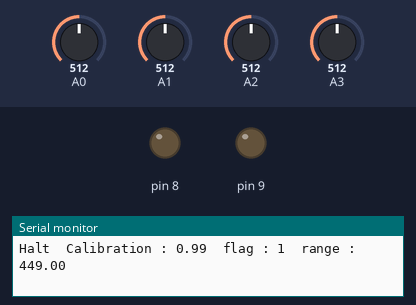
A sketch run on a simulated Arduino Uno, built with avr-gcc and run on an emulated ATmega328P. Shown: output pins drawn as LEDs (lit = HIGH), the last lines printed to the serial monitor. The inputs (shaded band) are chosen by the test bench; at power-on: A0 = 512, A1 = 512, A2 = 512, A3 = 512.

Above: at 1.2 s.
1.3 s: A0 set to 314
4.3 s: A0 set to 285
At 4.9 s:
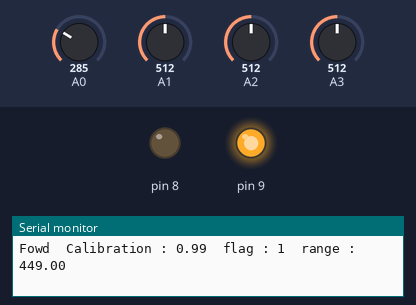
7.3 s: A0 set to 306
At 8.5 s:
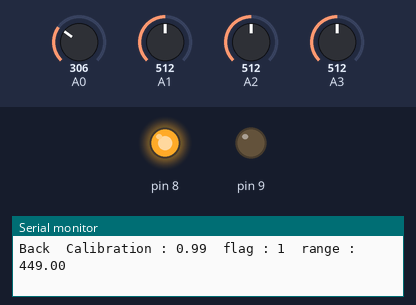
10.3 s: A0 set to 290
At 11.1 s:
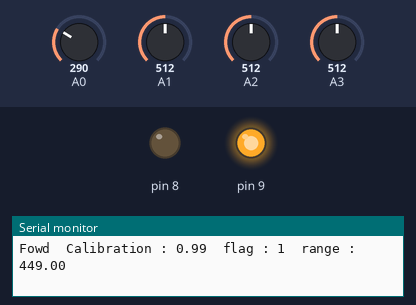
13.3 s: A0 set to 310
At 14.7 s:
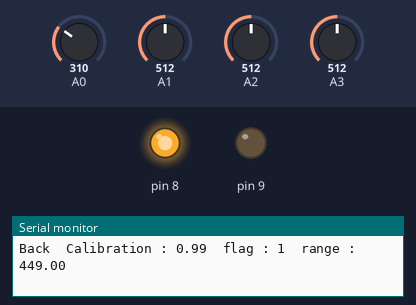
Timing chart, 0 to 17.1 s (numbered marks = the images above; inputs shaded):
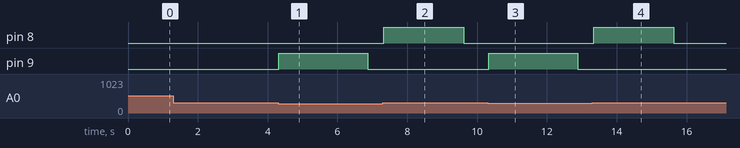

The sketch:

Rack_Pinion.ino
```cpp
// <> on 13/11/2021
//----GENERIC INFO----
//Programmed for Rack and pinion, motor has high speed fluctuation with load.
//The gear box provides high inertia, so calibration needs to be done in run time envroinment
//Motor also has different forward and reverse speed
//
//----FEATURES----
//This pgm has the ability to restore to start(precisly) even when the handle is placed while while the rack is moving forward
//
//----MODES----
//MCU is operated in 2 modes
//1. Working mode - Regular working
//2. Calibrating mode - MCU gets input from the calibration pot, shouldn't be made to run on this mode
//
//----PINOUTS----
//A1 - toggle switch from the handle
//A2- toggle switch to switch operating modes
//A3 - Pot for calibrating
//8,9 - Motor connection

void setup() {
  Serial.begin(9600);
  pinMode(8, OUTPUT);
  pinMode(9, OUTPUT);
}


int temp = 1;
float calibration = 1;
bool flag ;
float static_range = 0;
int static_duration = 375;//Decides the min range
int counter = 0;
float range;
float duration = static_duration;
void loop() {
  float calib;
  flag = 0 ;
  if (analogRead(A1) > 500)
  {
    flag = 1;
  }

  if (flag) {
    range = analogRead(A3);
    calib = analogRead(A2);


    calibration = map(calib, 1, 1024, 75, 125);
    calibration = calibration/100;

    range = map(range, 1, 1024, 0, 150);//Decides the max range, max range = static_duration + 150
    duration = static_duration + range;
  }
  int sensor = analogRead(A0);

  if ((sensor  < 300) && (temp < duration))
  {
    Serial.print("Fowd");
    fwd();
    temp = temp + (10 * calibration);
  }
  else if ((sensor  > 300) && (temp > 1))
  {
    back();
    Serial.print("Back");
    temp = temp - 10;
  }
  else
  {
    halt();
    Serial.print("Halt");
  }

  display();
  Serial.println();
}
void fwd()
{
  digitalWrite(8, 0);
  digitalWrite(9, 1);
  delay(1);
}
void back()
{
  digitalWrite(8, 1);
  digitalWrite(9, 0);
  delay(1);

}
void halt()
{
  digitalWrite(8, 0);
  digitalWrite(9, 0);
  delay(1);
}
void display()
{
  Serial.print("\t");
  Serial.print("Calibration : ");
  Serial.print(calibration);
  Serial.print("\t");
  Serial.print("flag : ");
  Serial.print(flag);
  Serial.print("\t");
  Serial.print("range : ");
  Serial.print(duration);
}
```

Measured:
- the behaviour switches between 300 and 299 on A0 (found by bisection; images 0 and 1)
- after the input at 4.3 s, pin 9: LOW → HIGH at once, → LOW 2.5 s later
- after the input at 7.3 s, pin 8: LOW → HIGH at once, → LOW 2.3 s later
- after the input at 10.3 s, pin 9: LOW → HIGH at once, → LOW 2.5 s later
- after the input at 13.3 s, pin 8: LOW → HIGH at once, → LOW 2.3 s later
